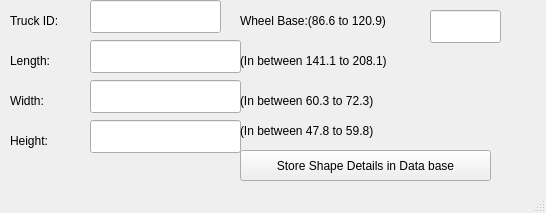
<?xml version="1.0" encoding="UTF-8"?>
<ui version="4.0">
 <class>MainWindow</class>
 <widget class="QMainWindow" name="MainWindow">
  <property name="geometry">
   <rect>
    <x>0</x>
    <y>0</y>
    <width>546</width>
    <height>213</height>
   </rect>
  </property>
  <property name="windowTitle">
   <string>Truck Shape Details</string>
  </property>
  <widget class="QWidget" name="centralwidget">
   <widget class="QLabel" name="label">
    <property name="geometry">
     <rect>
      <x>10</x>
      <y>130</y>
      <width>71</width>
      <height>21</height>
     </rect>
    </property>
    <property name="text">
     <string>Height:</string>
    </property>
   </widget>
   <widget class="QLineEdit" name="lineEdit">
    <property name="geometry">
     <rect>
      <x>90</x>
      <y>120</y>
      <width>151</width>
      <height>33</height>
     </rect>
    </property>
   </widget>
   <widget class="QPushButton" name="pushButton">
    <property name="geometry">
     <rect>
      <x>240</x>
      <y>150</y>
      <width>251</width>
      <height>31</height>
     </rect>
    </property>
    <property name="text">
     <string>Store Shape Details in Data base</string>
    </property>
   </widget>
   <widget class="QLineEdit" name="lineEdit_3">
    <property name="geometry">
     <rect>
      <x>90</x>
      <y>0</y>
      <width>131</width>
      <height>33</height>
     </rect>
    </property>
   </widget>
   <widget class="QLineEdit" name="lineEdit_4">
    <property name="geometry">
     <rect>
      <x>430</x>
      <y>10</y>
      <width>71</width>
      <height>33</height>
     </rect>
    </property>
   </widget>
   <widget class="QLineEdit" name="lineEdit_5">
    <property name="geometry">
     <rect>
      <x>90</x>
      <y>40</y>
      <width>151</width>
      <height>33</height>
     </rect>
    </property>
   </widget>
   <widget class="QLineEdit" name="lineEdit_6">
    <property name="geometry">
     <rect>
      <x>90</x>
      <y>80</y>
      <width>151</width>
      <height>33</height>
     </rect>
    </property>
   </widget>
   <widget class="QLabel" name="label_3">
    <property name="geometry">
     <rect>
      <x>10</x>
      <y>10</y>
      <width>81</width>
      <height>21</height>
     </rect>
    </property>
    <property name="text">
     <string>Truck ID:</string>
    </property>
   </widget>
   <widget class="QLabel" name="label_4">
    <property name="geometry">
     <rect>
      <x>240</x>
      <y>10</y>
      <width>201</width>
      <height>21</height>
     </rect>
    </property>
    <property name="text">
     <string>Wheel Base:(86.6 to 120.9)</string>
    </property>
   </widget>
   <widget class="QLabel" name="label_5">
    <property name="geometry">
     <rect>
      <x>10</x>
      <y>90</y>
      <width>61</width>
      <height>21</height>
     </rect>
    </property>
    <property name="text">
     <string>Width:</string>
    </property>
   </widget>
   <widget class="QLabel" name="label_6">
    <property name="geometry">
     <rect>
      <x>10</x>
      <y>50</y>
      <width>91</width>
      <height>21</height>
     </rect>
    </property>
    <property name="text">
     <string>Length:</string>
    </property>
   </widget>
   <widget class="QLabel" name="label_7">
    <property name="geometry">
     <rect>
      <x>240</x>
      <y>50</y>
      <width>191</width>
      <height>21</height>
     </rect>
    </property>
    <property name="text">
     <string>(In between 141.1 to 208.1)</string>
    </property>
   </widget>
   <widget class="QLabel" name="label_8">
    <property name="geometry">
     <rect>
      <x>240</x>
      <y>90</y>
      <width>201</width>
      <height>21</height>
     </rect>
    </property>
    <property name="text">
     <string/>
    </property>
   </widget>
   <widget class="QLabel" name="label_9">
    <property name="geometry">
     <rect>
      <x>240</x>
      <y>90</y>
      <width>191</width>
      <height>21</height>
     </rect>
    </property>
    <property name="text">
     <string>(In between 60.3 to 72.3)</string>
    </property>
   </widget>
   <widget class="QLabel" name="label_10">
    <property name="geometry">
     <rect>
      <x>240</x>
      <y>120</y>
      <width>191</width>
      <height>21</height>
     </rect>
    </property>
    <property name="text">
     <string>(In between 47.8 to 59.8)</string>
    </property>
   </widget>
  </widget>
  <widget class="QStatusBar" name="statusbar"/>
 </widget>
 <resources/>
 <connections/>
</ui>
